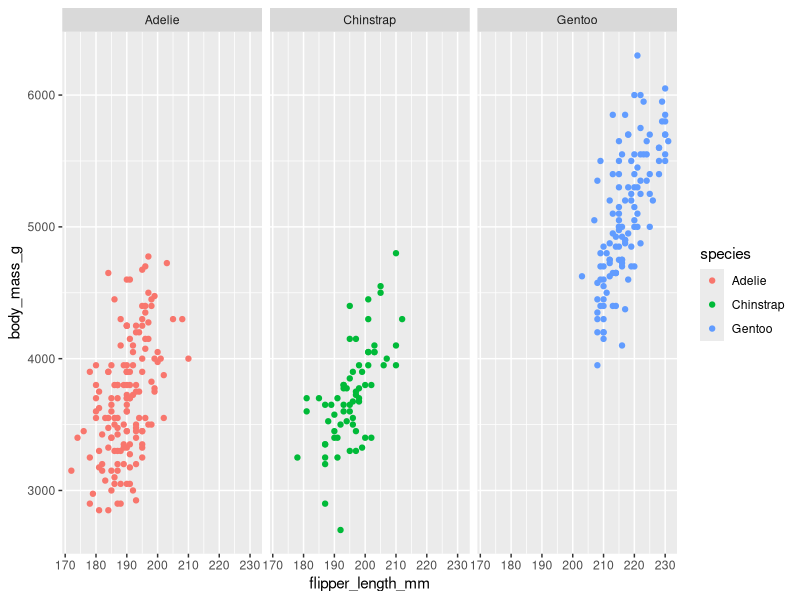
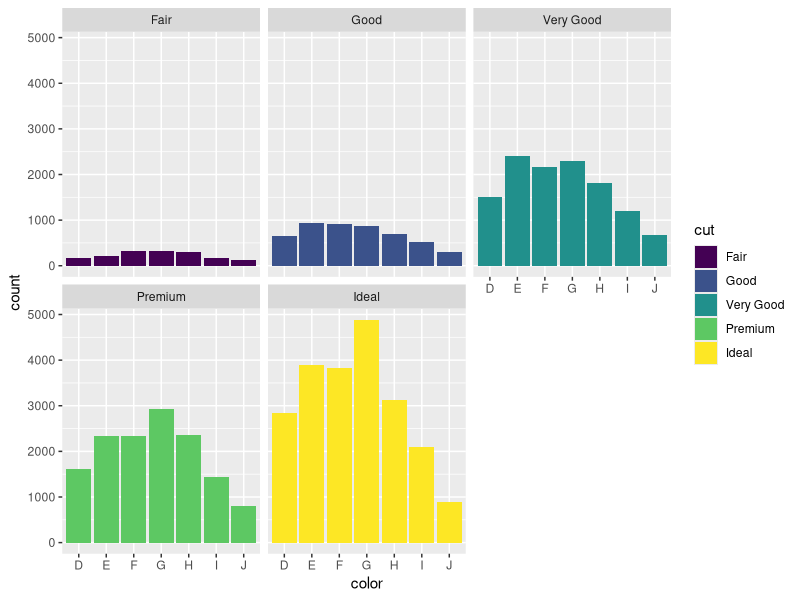

Here is the R script that generated these plots, in order:
#facets

library(ggplot2)
library(palmerpenguins)

#facets for each species makes a different plot
ggplot(data = penguins, aes(x=flipper_length_mm, y=body_mass_g))+
  geom_point(aes(color=species))+
  facet_wrap(~species)

#facets for each diamond cut makes a different plot

ggplot(data = diamonds)+
  geom_bar(mapping=aes(x=color, fill=cut))+
  facet_wrap(~cut)